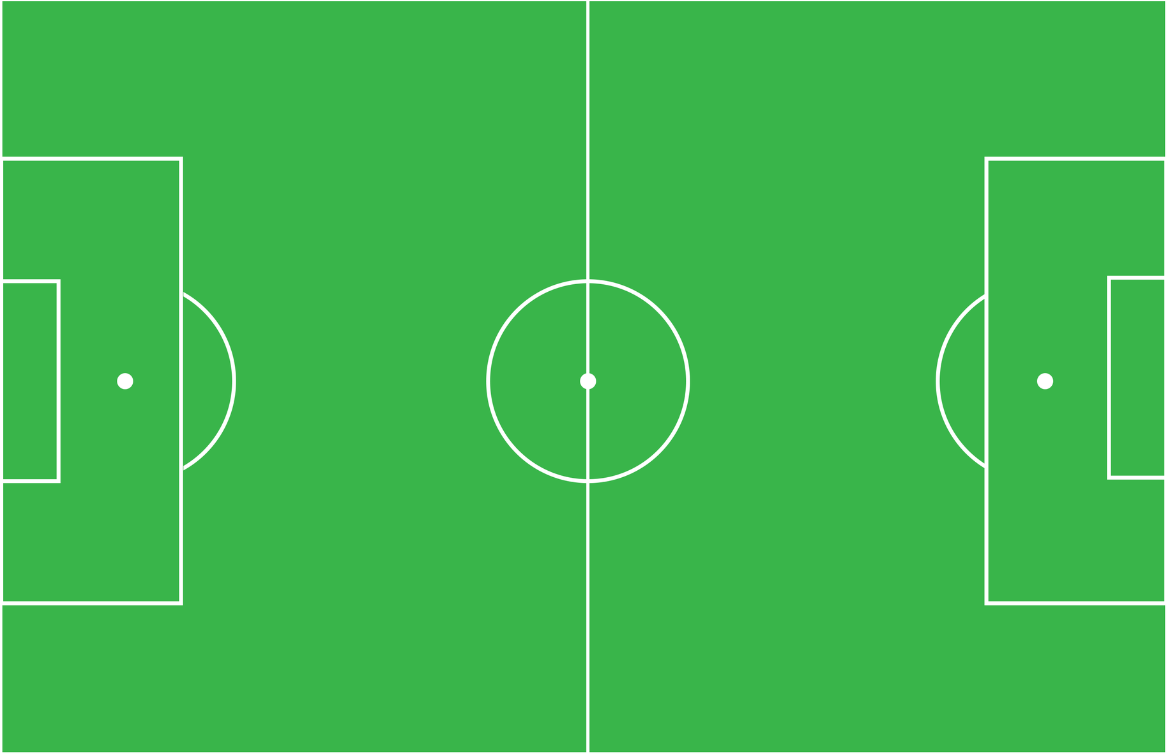
#> input picture Screenshot (179).png, 1167 x 754 px, found by its file name
$ python data_collector.py
#> lines starting #> are read from the running program, lines starting #| are printed output that depends on the picture
import matplotlib.pyplot as plt
import pandas as pd
from matplotlib.widgets import Cursor
import tkinter as tk
from tkinter import simpledialog

shots_data = []

def onclick(event):
    x, y = event.xdata, event.ydata

    ROOT = tk.Tk()
    ROOT.withdraw()
    outcome = simpledialog.askinteger("Input", "Enter shot outcome (1 for goal, 2 for on-target, 3 for off-target):",
                                      parent=ROOT, minvalue=1, maxvalue=3)
    ROOT.destroy()

    outcome_colors = {1: 'green', 2: 'blue', 3: 'red'}
    color = outcome_colors.get(outcome, 'gray')

    shots_data.append([x, y, outcome])

    plt.plot(x, y, 'o', color=color, markersize=10)
    plt.draw()

    print(f"Shot recorded at ({x:.2f}, {y:.2f}) with outcome {outcome}")

def collect_data(image_path):
    img = plt.imread(image_path)
#> img is the input picture: shape (754, 1167, 4) float32; mean R, G, B, A 0.242, 0.716, 0.311, 1
    fig, ax = plt.subplots(figsize=(15, 10))
    ax.imshow(img)

    cursor = Cursor(ax, horizOn=True, vertOn=True, color='yellow', linewidth=1)

    grid_color = 'white'
    grid_width = 1
    num_x_lines = img.shape[1] // 50
#> num_x_lines = 23
    num_y_lines = img.shape[0] // 50
#> num_y_lines = 15

    for i in range(num_x_lines + 1):
        ax.axvline(i * 50, color=grid_color, linestyle='-', linewidth=grid_width)

    for i in range(num_y_lines + 1):
        ax.axhline(i * 50, color=grid_color, linestyle='-', linewidth=grid_width)

    plt.axis('off')
    fig.canvas.mpl_connect('button_press_event', onclick)
    plt.show()
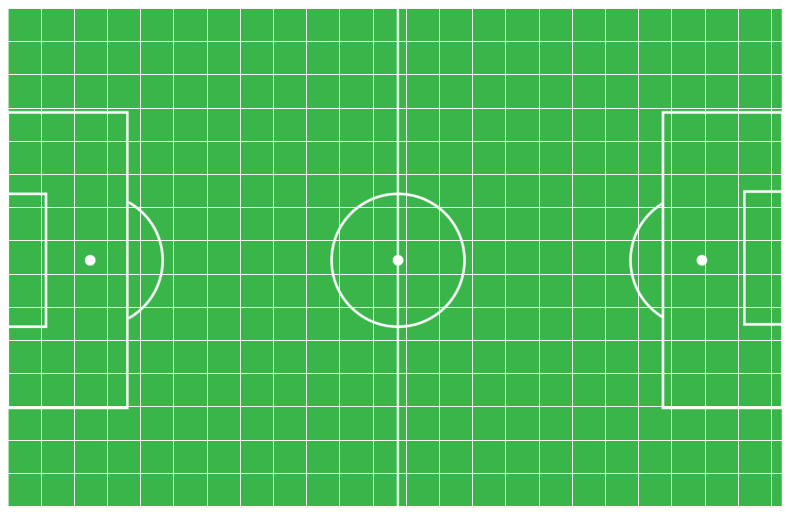
#> figure drawn by matplotlib, 1 panel

    pd.DataFrame(shots_data, columns=['x', 'y', 'outcome']).to_csv(r'C:\Users\colek\OneDrive\Desktop\shot_data.csv', index=False)
    print("Data saved to shot_data.csv on the desktop")

collect_data(r'C:\Users\colek\OneDrive\Pictures\Screenshots\Screenshot (179).png')
